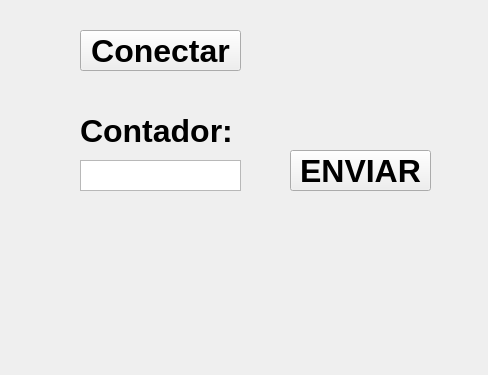
<?xml version="1.0" encoding="UTF-8"?>
<ui version="4.0">
 <class>Form</class>
 <widget class="QWidget" name="Form">
  <property name="geometry">
   <rect>
    <x>0</x>
    <y>0</y>
    <width>488</width>
    <height>375</height>
   </rect>
  </property>
  <property name="windowTitle">
   <string>Interfaz de Usuario</string>
  </property>
  <widget class="QLabel" name="lblContador">
   <property name="geometry">
    <rect>
     <x>80</x>
     <y>110</y>
     <width>171</width>
     <height>41</height>
    </rect>
   </property>
   <property name="font">
    <font>
     <pointsize>24</pointsize>
     <weight>75</weight>
     <bold>true</bold>
    </font>
   </property>
   <property name="text">
    <string>Contador:</string>
   </property>
  </widget>
  <widget class="QTextEdit" name="txtContador">
   <property name="geometry">
    <rect>
     <x>80</x>
     <y>160</y>
     <width>161</width>
     <height>31</height>
    </rect>
   </property>
  </widget>
  <widget class="QPushButton" name="btnEnviar">
   <property name="geometry">
    <rect>
     <x>290</x>
     <y>150</y>
     <width>141</width>
     <height>41</height>
    </rect>
   </property>
   <property name="font">
    <font>
     <pointsize>24</pointsize>
     <weight>75</weight>
     <bold>true</bold>
    </font>
   </property>
   <property name="text">
    <string>ENVIAR</string>
   </property>
  </widget>
  <widget class="QPushButton" name="btnConectar">
   <property name="geometry">
    <rect>
     <x>80</x>
     <y>30</y>
     <width>161</width>
     <height>41</height>
    </rect>
   </property>
   <property name="font">
    <font>
     <pointsize>24</pointsize>
     <weight>75</weight>
     <bold>true</bold>
    </font>
   </property>
   <property name="text">
    <string>Conectar</string>
   </property>
  </widget>
 </widget>
 <resources/>
 <connections/>
</ui>
